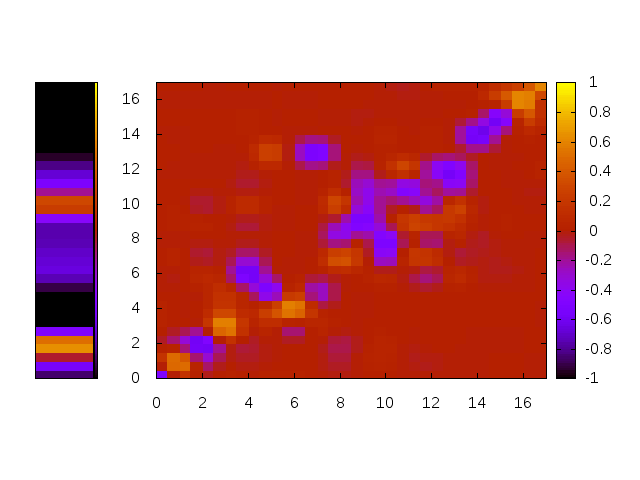

Write the gnuplot code that produced this figure.
set term png
set output "J.png"

unset key

set pm3d map
set pm3d interpolate 2,2
set xrange [0:17]
set yrange [0:17]

set multiplot

set origin 0.1, 0.0
set size 0.9, 1.0
splot "J.mat" matrix

unset xtics
unset ytics
unset cbtics
#unset cb
set xrange [0:1]
set origin 0.0, 0.0
set size 0.2, 1.0
splot "K.mat" matrix
